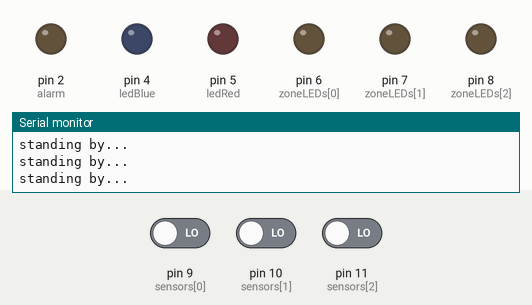
Bench run of a sketch on a simulated Arduino Uno, built with avr-gcc and run on an emulated ATmega328P. Parts: output pins drawn as LEDs (lit = HIGH), the last lines printed to the serial monitor. The inputs (shaded band) are chosen by the test bench; at power-on: pin 9 (sensors[0]) LOW, pin 10 (sensors[1]) LOW, pin 11 (sensors[2]) LOW.

Above: at 1.2 s.
1.3 s: pin 9 (sensors[0]) driven HIGH
At 2.4 s:
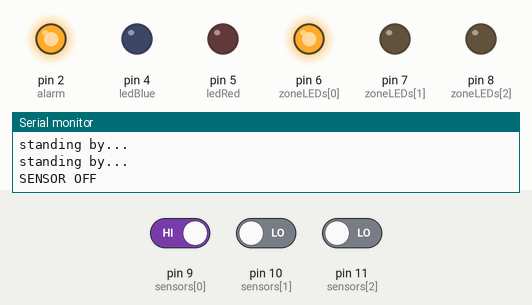
7.3 s: pin 9 (sensors[0]) driven LOW and pin 10 (sensors[1]) driven HIGH
10.3 s: pin 10 (sensors[1]) driven LOW
At 12.1 s:
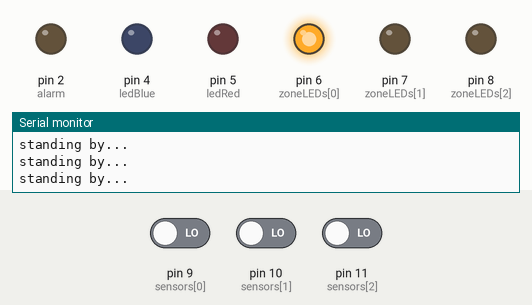
12.4 s: pin 11 (sensors[2]) driven HIGH
At 19.1 s:
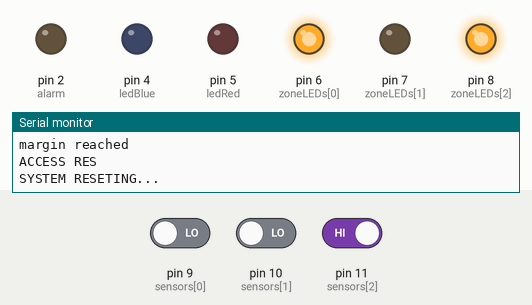
Timing chart, 0 to 23.5 s (numbered marks = the images above; inputs shaded):
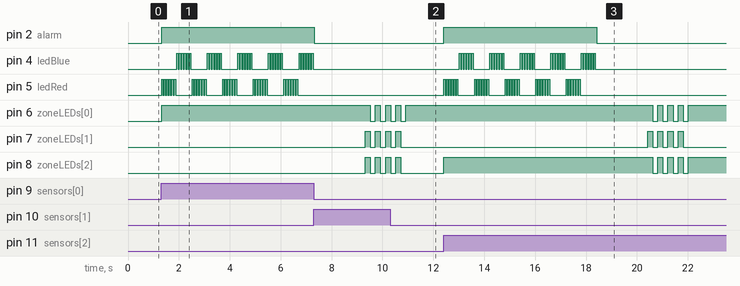

Measured:
- after the input at 1.3 s, pin 2 (alarm), pin 6 (zoneLEDs[0]): LOW → HIGH at once; pin 4 (ledBlue): LOW → HIGH after 0.62 s, then repeats every 1.2 s: 5 × (LOW 0.05 s, HIGH 0.05 s), LOW 0.65 s, HIGH 0.05 s; pin 5 (ledRed): LOW → HIGH at once, then repeats every 1.2 s: 5 × (LOW 0.05 s, HIGH 0.05 s), LOW 0.65 s, HIGH 0.05 s
- after the input at 10.3 s, pin 7 (zoneLEDs[1]): goes on until 10.7 s, then stays LOW
- after the input at 12.4 s, pin 2 (alarm): LOW → HIGH at once, → LOW 6.0 s later; pin 4 (ledBlue): LOW → HIGH after 0.62 s, then repeats every 1.2 s: 5 × (LOW 0.05 s, HIGH 0.05 s), LOW 0.65 s, HIGH 0.05 s, until it stays LOW from 18.4 s
- by itself, pin 7 (zoneLEDs[1]), pin 8 (zoneLEDs[2]): alternates HIGH for 0.20 s and LOW for 0.20 s

The sketch:

SafaaAlarm.ino
```cpp
int ledBlue = 4;
int ledRed = 5;
/*
 * A constant expression is an expression with a value that is determined during compilation.
 * That value can be evaluated at runtime, but cannot be changed.
 */
constexpr int zoneLEDs[] = {6,7,8};
constexpr int sensors[] = {9,10,11};  //INPUTS
unsigned long margin = 0;
//police lights
int flashSpeed = 50;
const int alarm = 2;
boolean onZones[] = {false,false,false};
boolean ringing = false;
const long ALARM_DURATION = 5000; //ALTER TIME
boolean trip = false; //used to set the final time recorded for margin as a reference point

void setup(){
  Serial.begin(9600);
  //police lights
  pinMode(ledBlue,OUTPUT);
  pinMode(ledRed,OUTPUT);
  //zone leds
  pinMode(zoneLEDs[0],OUTPUT);
  pinMode(zoneLEDs[1],OUTPUT);
  pinMode(zoneLEDs[2],OUTPUT);
  //sensors INPUTS
  pinMode(sensors[0],INPUT);
  pinMode(sensors[1],INPUT);
  pinMode(sensors[2],INPUT);
  //alarm
  pinMode(alarm,OUTPUT);
  Serial.println("Start...");
}

void loop(){
  //testLEDs();
  //testButtons();
  mainOperation();
  DEVELOPMENT_RESET();
}
void mainOperation(){
  unsigned long runTime = millis();
  switchZoneLED(getFiredSensor());
  setMargin();
  if((ringing) & (margin <= runTime)){
    Serial.println("margin reached");
    systemReset();
  }
  else{
    ringAlarm();
  }
}
void setMargin(){
  if(!(ringing)){
    margin = millis() + ALARM_DURATION;
  }
}

int getFiredSensor(){
  if(!(ringing)){
    Serial.println("standing by...");
    for(int i=0; i<3; i++){
      if(digitalRead(sensors[i]) == HIGH){
        ringing = true; //RINGING TRUE
        trip = true;
        Serial.println("SENSOR OFF");
        return sensors[i];
      }
    }
  }
}

void switchZoneLED(int led){
  if(ringing){
    switch(led){
      case sensors[0]: digitalWrite(zoneLEDs[0],HIGH); onZones[0] = true;
      break;
      case sensors[1]: digitalWrite(zoneLEDs[1],HIGH); onZones[1] = true;
      break;
      case sensors[2]: digitalWrite(zoneLEDs[2],HIGH); onZones[2] = true;
      break;
    }
  }
}

void policeLights(){
  if(ringing){
    for(int i=0; i<6; i++){
      digitalWrite(ledRed,HIGH);
      delay(flashSpeed);
      digitalWrite(ledRed,LOW);
      delay(flashSpeed);
    }
    for(int i=0; i<6; i++){
      digitalWrite(ledBlue,HIGH);
      delay(flashSpeed);
      digitalWrite(ledBlue,LOW);
      delay(flashSpeed);
    }
  }
}

void ringAlarm(){
  if(ringing){
    digitalWrite(alarm,HIGH);
    policeLights();
  }
}

void systemReset(){
  Serial.println("ACCESS RES");
  ringing = false;
  margin = 0;
  trip = false;
  digitalWrite(alarm,LOW);
  //reset OUTPUT pins
  digitalWrite(alarm,LOW);
  digitalWrite(ledRed,LOW);
  digitalWrite(ledBlue,LOW);
  Serial.println("SYSTEM RESETING...");
  delay(2000);
  systemRestart();  //NOTIFYER
}
void systemRestart(){
   for(int i=0; i<4; i++){
        digitalWrite(zoneLEDs[0],HIGH);
        digitalWrite(zoneLEDs[1],HIGH);
        digitalWrite(zoneLEDs[2],HIGH);
        delay(200);
        digitalWrite(zoneLEDs[0],LOW);
        digitalWrite(zoneLEDs[1],LOW);
        digitalWrite(zoneLEDs[2],LOW);
        delay(200);
    }
  for(int on=0; on<3; on++){
    Serial.print(onZones[on]);
    if(onZones[on]){
      digitalWrite(on+zoneLEDs[0],HIGH);
    }
  }
}

void DEVELOPMENT_RESET(){
  if(sensors[0]==HIGH & sensors[1]==HIGH & sensors[2]==HIGH){
    digitalWrite(zoneLEDs[0],LOW);
    digitalWrite(zoneLEDs[1],LOW);
    digitalWrite(zoneLEDs[2],LOW);
  }
}

//************************TESTS************************

void testButtons(){
  if(digitalRead(9) == HIGH){
    Serial.println("ON 9");
  }
  if(digitalRead(10) == HIGH){
    Serial.println("ON 10");
  }
  if(digitalRead(11) == HIGH){
    Serial.println("ON 11");
  }

  else{
    Serial.println("OFF");
  }
}
void testLEDs(){
  for(int i=2; i<9; i++){
    digitalWrite(i,HIGH);
    Serial.println(i);
    delay(200);
    digitalWrite(i,LOW);
    delay(200);
  }
}
```
